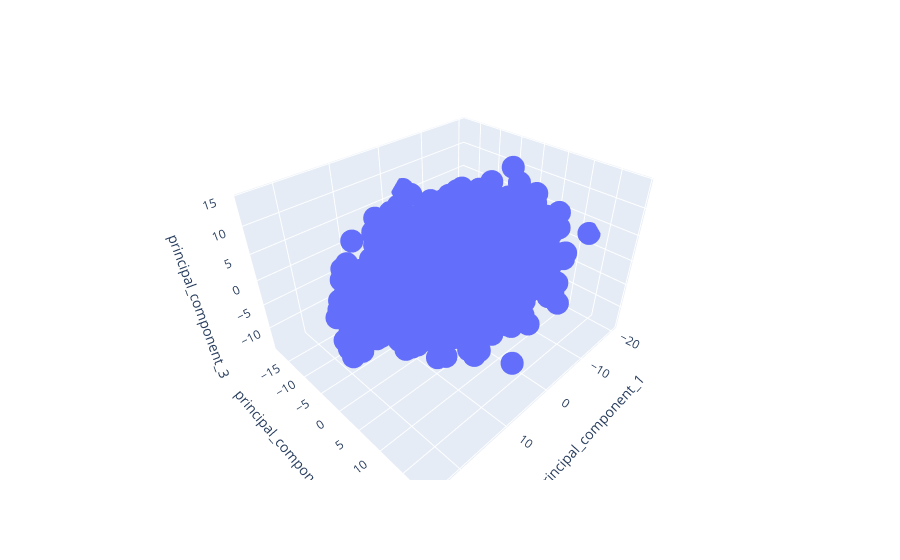

Write notebook code for a chart like this one.
### Markdown cell above
### Use PCA to reduce the dimension of dataset

### Code cell
import pandas as pd
import plotly.express as px

n_components = 3

x_pca = pca.transform(X)[:, 0:n_components]
df = pd.DataFrame({
    "image_id": list(range(x_pca.shape[0])),
    "principal_component_1": x_pca[:,0],
    "principal_component_2": x_pca[:,1],
    "principal_component_3": x_pca[:,2]
})

fig = px.scatter_3d(
    df,
    x="principal_component_1",
    y="principal_component_2",
    z="principal_component_3",
    hover_data=["image_id"]
)
fig.show()

### Figure 1 — Plotly figure (JSON) as saved in the notebook; plotly's stock layout.template omitted (floating-point values rounded to 4 significant figures; data arrays with more than 128 entries replaced by an {"elided": "..."} marker saying what was removed)
{"data": [{"customdata": {"elided": "4324x1 int values"}, "hovertemplate": "principal_component_1=%{x}<br>principal_component_2=%{y}<br>principal_component_3=%{z}<br>image_id=%{customdata[0]}<extra></extra>", "legendgroup": "", "marker": {"color": "#636efa", "symbol": "circle"}, "mode": "markers", "name": "", "scene": "scene", "showlegend": false, "type": "scatter3d", "x": {"elided": "4324 float values"}, "y": {"elided": "4324 float values"}, "z": {"elided": "4324 float values"}}], "layout": {"legend": {"tracegroupgap": 0}, "margin": {"t": 60}, "scene": {"domain": {"x": [0, 1], "y": [0, 1]}, "xaxis": {"title": {"text": "principal_component_1"}}, "yaxis": {"title": {"text": "principal_component_2"}}, "zaxis": {"title": {"text": "principal_component_3"}}}}}
